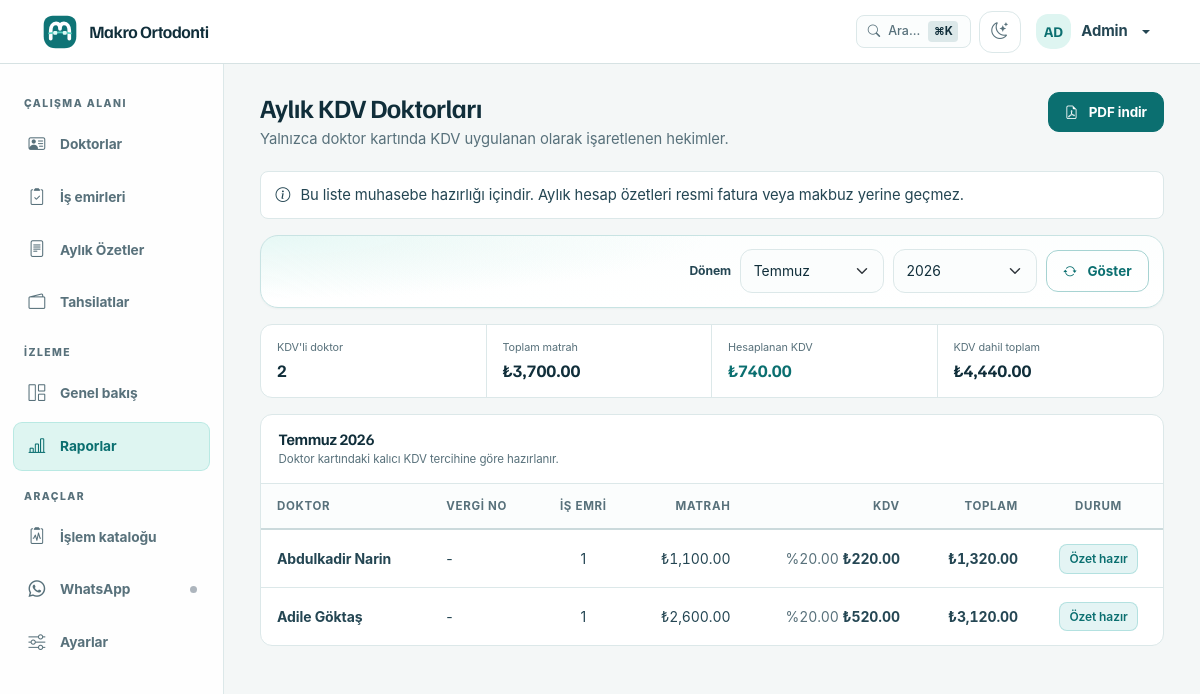
Screenshot of /reports/kdv-doctors (signed in) with the database file from the repository.
### app/models/models.py (models this page shows, shortened)
class User(UserMixin, Base, TimestampMixin):
    __tablename__ = "users"
    id: Mapped[int] = mapped_column(Integer, primary_key=True, autoincrement=True)
    username: Mapped[str] = mapped_column(String(50), nullable=False, unique=True, index=True)
    password_hash: Mapped[str] = mapped_column(String(256), nullable=False)
    full_name: Mapped[str] = mapped_column(String(150), nullable=False)
    role: Mapped[str] = mapped_column(String(20), nullable=False, default="staff", index=True)
    is_active: Mapped[bool] = mapped_column(Boolean, default=True, nullable=False)
    last_login: Mapped[datetime | None] = mapped_column(DateTime, nullable=True)
    api_token_hash: Mapped[str | None] = mapped_column(String(64), nullable=True, unique=True, index=True)
    ROLE_ADMIN = "admin"
    ROLE_STAFF = "staff"
    VALID_ROLES = [ROLE_ADMIN, ROLE_STAFF]

class Party(Base, TimestampMixin):
    __tablename__ = "parties"
    id: Mapped[int] = mapped_column(Integer, primary_key=True, autoincrement=True)
    party_type: Mapped[str] = mapped_column(
        SQLEnum(PartyType), nullable=False, default=PartyType.DENTIST, index=True
    )
    name: Mapped[str] = mapped_column(String(200), nullable=False)  # full name or company name
    phone: Mapped[str | None] = mapped_column(String(20), nullable=True, index=True)
    email: Mapped[str | None] = mapped_column(String(200), nullable=True)
    address: Mapped[str | None] = mapped_column(Text, nullable=True)
    tax_id: Mapped[str | None] = mapped_column(String(50), nullable=True)  # TC Kimlik / Vergi No
    notes: Mapped[str | None] = mapped_column(Text, nullable=True)
    is_active: Mapped[bool] = mapped_column(Boolean, default=True, nullable=False, index=True)
    previous_balance: Mapped[Decimal] = mapped_column(Numeric(12, 2), default=Decimal("0.00"), nullable=False)
    applies_kdv: Mapped[bool] = mapped_column(Boolean, default=False, nullable=False, index=True)
    first_name: Mapped[str | None] = mapped_column(String(100), nullable=True)
    last_name: Mapped[str | None] = mapped_column(String(100), nullable=True)
    date_of_birth: Mapped[date | None] = mapped_column(nullable=True)
    treatment_status: Mapped[str] = mapped_column(
        String(30), default="active", nullable=False, index=True
    )
    contact_person: Mapped[str | None] = mapped_column(String(150), nullable=True)
    contact_phone: Mapped[str | None] = mapped_column(String(20), nullable=True)
    referred_by_id: Mapped[int | None] = mapped_column(Integer, ForeignKey("parties.id"), nullable=True, index=True)
    referred_by = relationship("Party", remote_side="Party.id", foreign_keys=[referred_by_id], lazy="selectin")
    invoices: Mapped[list["Invoice"]] = relationship(
        back_populates="party", lazy="selectin"
    )
    patient: Mapped["Patient"] = relationship(
        back_populates="party", uselist=False, lazy="selectin"
    )
    treatments: Mapped[list["PatientTreatment"]] = relationship(
        back_populates="party", lazy="selectin"
    )
    work_orders: Mapped[list["WorkOrder"]] = relationship(
        back_populates="party", lazy="selectin"
    )
    __table_args__ = (
        UniqueConstraint("name", "phone", "party_type", name="uq_party_identity"),
    )
    @property
    def display_name(self) -> str:
        return self.name

### app/routes/reports.py (the view)
@reports_bp.route("/kdv-doctors")
@login_required
@permissions_required("reports.view")
def kdv_doctors():
    from app.constants import MONTHS
    year, month = _resolve_year_month()
    rows = _build_kdv_doctor_rows(year, month)
    return render_template(
        "reports/kdv_doctors.html",
        rows=rows,
        year=year,
        month=month,
        months=MONTHS,
        years=range(date.today().year + 1, date.today().year - 4, -1),
        total_net=sum((row["net_total"] for row in rows), Decimal("0.00")),
        total_vat=sum((row["vat_total"] for row in rows), Decimal("0.00")),
        total_grand=sum((row["grand_total"] for row in rows), Decimal("0.00")),
    )

### app/__init__.py (called while the page is built, shortened)
def _get_cached_setting(key: str, default: str = "") -> str:
    now = time.monotonic()
    cached = _settings_cache.get(key)
    if cached and (now - cached[0]) < _SETTINGS_CACHE_TTL:
        return cached[1]

### app/authz.py (called while the page is built)
def has_permission(user, permission: str) -> bool:
    permissions = ROLE_PERMISSIONS.get(getattr(user, "role", None), frozenset())
    return "*" in permissions or permission in permissions

def permissions_required(*permissions: str):
    def decorator(view_func):
        @wraps(view_func)
        def wrapped(*args, **kwargs):
            if not current_user.is_authenticated:
                return redirect(url_for("auth.login"))
            if not all(has_permission(current_user, permission) for permission in permissions):
                flash("Bu işlem için yetkiniz bulunmuyor.", "danger")
                return redirect(url_for("dashboard.index"))
            return view_func(*args, **kwargs)
        return wrapped
    return decorator

### app/models/models.py (called while the page is built)
def money(value: object) -> Decimal:
    if value is None:
        return Decimal("0.00")
    return Decimal(str(value)).quantize(MONEY_SCALE, rounding=ROUND_HALF_UP)

### app/routes/reports.py (called while the page is built)
def _resolve_year_month() -> tuple[int, int]:
    today = date.today()
    try:
        year = int(request.args.get("year", today.year))
    except (ValueError, TypeError):
        year = today.year
    try:
        month = int(request.args.get("month", today.month))
    except (ValueError, TypeError):
        month = today.month
    if month not in range(1, 13):
        month = today.month
    return year, month

### app/services/exchange_service.py (called while the page is built, shortened)
def get_rate_health(max_age_days: int = 2) -> dict:
    latest = db.session.execute(
        db.select(ExchangeRate)
        .order_by(ExchangeRate.rate_date.desc())
        .limit(1)
    ).scalar_one_or_none()
    age_days = (date.today() - latest.rate_date).days
    return {
        "exists": True,
        "is_stale": age_days > max_age_days,
        "age_days": age_days,
        "last_date": latest.rate_date,
        "last_rate": Decimal(str(latest.eur_to_try)),
    }

def ensure_daily_rate(max_age_days: int = 2) -> dict:
    global _last_auto_check_date
    today = date.today()
    if _last_auto_check_date == today:
        return get_rate_health(max_age_days=max_age_days)

### app/user_loader.py (called while the page is built)
@login_manager.user_loader
def load_user(user_id: str) -> User | None:
    return db.session.get(User, int(user_id))

### app/templates/reports/kdv_doctors.html (shortened to what this page needs)
{% extends "base.html" %}
{% block content %}
<header class="workspace-header">
  <div>
    <h1>Aylık KDV Doktorları</h1>
    <p>Yalnızca doktor kartında KDV uygulanan olarak işaretlenen hekimler.</p>
  </div>
  <div class="workspace-actions">
    <a href="{{ url_for('reports.kdv_doctors_pdf', year=year, month=month) }}" class="btn btn-primary" target="_blank" rel="noopener">
      <i class="bi bi-file-earmark-pdf me-1"></i>PDF indir
    </a>
  </div>
</header>
<div class="notice-strip mb-3" role="note">
  <i class="bi bi-info-circle" aria-hidden="true"></i>
  <span>Bu liste muhasebe hazırlığı içindir. Aylık hesap özetleri resmi fatura veya makbuz yerine geçmez.</span>
</div>
<form method="GET" class="workorder-period-bar mb-3">
  <div class="workorder-period-form">
    <label class="form-label mb-0" for="kdv-month">Dönem</label>
    <select class="form-select stepper-control" id="kdv-month" name="month">
      {% for month_number, month_name in months %}<option value="{{ month_number }}" {% if month_number == month %}selected{% endif %}>{{ month_name }}</option>{% endfor %}
    </select>
    <select class="form-select stepper-control" name="year" aria-label="Yıl">
      {% for option_year in years %}<option value="{{ option_year }}" {% if option_year == year %}selected{% endif %}>{{ option_year }}</option>{% endfor %}
    </select>
    <button class="btn btn-outline-primary" type="submit"><i class="bi bi-arrow-repeat me-1"></i>Göster</button>
  </div>
</form>
<div class="summary-line summary-line--four">
  <div><span>KDV'li doktor</span><strong>{{ rows|length }}</strong></div>
  <div><span>Toplam matrah</span><strong>₺{{ "{:,.2f}".format(total_net) }}</strong></div>
  <div><span>Hesaplanan KDV</span><strong class="text-primary">₺{{ "{:,.2f}".format(total_vat) }}</strong></div>
  <div><span>KDV dahil toplam</span><strong>₺{{ "{:,.2f}".format(total_grand) }}</strong></div>
</div>
<section class="work-panel">
  <div class="work-panel__header">
    <div><h2>{{ months[month - 1][1] }} {{ year }}</h2><p>Doktor kartındaki kalıcı KDV tercihine göre hazırlanır.</p></div>
  </div>
  <div class="table-responsive">
    <table class="table table-hover align-middle mb-0">
      <thead><tr><th>Doktor</th><th>Vergi no</th><th class="text-center">İş emri</th><th class="text-end">Matrah</th><th class="text-end">KDV</th><th class="text-end">Toplam</th><th class="text-center">Durum</th></tr></thead>
      <tbody>
        {% for row in rows %}
        <tr>
          <td><strong>{{ row.name }}</strong></td>
          <td>{{ row.tax_id }}</td>
          <td class="text-center">{{ row.work_order_count }}</td>
          <td class="text-end">₺{{ "{:,.2f}".format(row.net_total) }}</td>
          <td class="text-end"><span class="text-muted">%{{ "{:g}".format(row.vat_rate) }}</span> <strong>₺{{ "{:,.2f}".format(row.vat_total) }}</strong></td>
          <td class="text-end fw-bold">₺{{ "{:,.2f}".format(row.grand_total) }}</td>
          <td class="text-center"><span class="badge-tint {{ 'badge-tint-success' if row.status == 'Özet hazır' else 'badge-tint-secondary' }}">{{ row.status }}</span></td>
        </tr>
        {% else %}
        <tr><td colspan="7"><div class="empty-state-card"><div class="empty-state-icon"><i class="bi bi-percent"></i></div><h5>KDV uygulanan doktor yok</h5><p>Doktor düzenleme ekranından “KDV uygulanır” seçeneğini açabilirsiniz.</p></div></td></tr>
        {% endfor %}
      </tbody>
    </table>
  </div>
</section>
{% endblock %}

### app/templates/components/navbar.html (shortened to what this page needs)
<nav class="navbar fixed-top" aria-label="Üst menü">
    <div class="container-fluid">
        <a class="navbar-brand d-flex align-items-center" href="{{ url_for('dashboard.index') }}" aria-label="{{ clinic_name }} ana sayfa">
            <span class="brand-mark" aria-hidden="true"></span>
            <span class="brand-copy"><span>{{ clinic_name }}</span></span>
        </a>
        <ul class="navbar-nav ms-auto flex-row align-items-center gap-2">
                {% if current_user.is_authenticated %}
                <li class="nav-item">
                    <button class="cmd-k-trigger" type="button" data-bs-toggle="modal" data-bs-target="#commandPaletteModal" title="Hızlı Arama (Cmd+K)">
                        <i class="bi bi-search"></i>
                        <span class="d-none d-sm-inline">Ara...</span>
                        <span class="cmd-k-badge">⌘K</span>
                    </button>
                </li>
                <li class="nav-item">
                    <button class="theme-toggle" type="button" aria-label="Tema değiştir" title="Açık/Koyu tema">
                        <i class="bi bi-moon-stars" aria-hidden="true"></i>
                    </button>
                </li>
                <li class="nav-item dropdown">
                    <a class="nav-link dropdown-toggle user-menu" href="#" data-bs-toggle="dropdown" aria-expanded="false" aria-label="{{ current_user.full_name }} kullanıcı menüsü">
                        <span class="user-avatar" aria-hidden="true">{{ current_user.full_name[:2]|upper }}</span>
                        <span class="user-name">{{ current_user.full_name }}</span>
                    </a>
                </li>
                {% endif %}
        </ul>
    </div>
</nav>

### rows the page displays
User: full_name "AD", full_name "Admin"
Party: name "Abdulkadir Narin", tax_id "-", work_order_count "1", net_total "1,100.00", vat_rate "20.00", vat_total "220.00", grand_total "1,320.00", status "Özet hazır"
Party: name "Adile Göktaş", tax_id "-", work_order_count "1", net_total "2,600.00", vat_rate "20.00", vat_total "520.00", grand_total "3,120.00", status "Özet hazır"

### other values shown
{{ clinic_name }} "Makro Ortodonti"
{{ rows|length }} "2"
{{ "{:,.2f}".format(total_net) }} "3,700.00"
{{ "{:,.2f}".format(total_vat) }} "740.00"
{{ "{:,.2f}".format(total_grand) }} "4,440.00"
{{ months[month - 1][1] }} "Temmuz"
{{ year }} "2026"
form field month "Temmuz"
form field year "2026"
